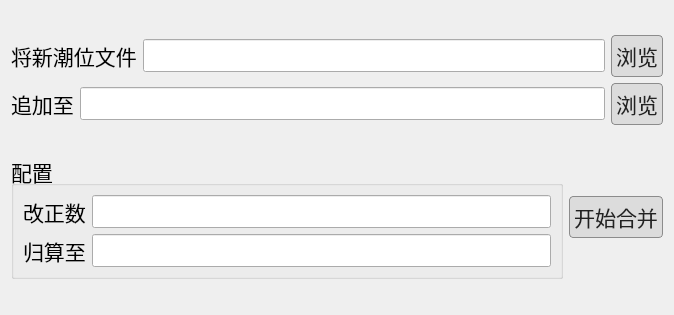
<?xml version="1.0" encoding="UTF-8"?>
<ui version="4.0">
 <class>Form</class>
 <widget class="QWidget" name="Form">
  <property name="geometry">
   <rect>
    <x>0</x>
    <y>0</y>
    <width>674</width>
    <height>315</height>
   </rect>
  </property>
  <property name="windowTitle">
   <string>Form</string>
  </property>
  <layout class="QVBoxLayout" name="verticalLayout_3">
   <item>
    <layout class="QVBoxLayout" name="verticalLayout">
     <item>
      <layout class="QHBoxLayout" name="horizontalLayout">
       <item>
        <widget class="QLabel" name="label">
         <property name="font">
          <font>
           <pointsize>16</pointsize>
          </font>
         </property>
         <property name="styleSheet">
          <string notr="true">QPushButton {
    background-color: rgb(220,220,220);
    color: #222222;
    border: 1px solid rgb(140,140,140);
    padding: 4px;
    border-radius: 4px;  /* 圆角，0=直角 */
}
QPushButton:hover {
    background-color: rgb(230,230,230);
    border:1px solid rgb(100,100,100); /* hover时边框变深 */
}
QPushButton:pressed {
    background-color: rgb(200,200,200);
    border:1px solid rgb(70,70,70);
}</string>
         </property>
         <property name="text">
          <string>将新潮位文件</string>
         </property>
        </widget>
       </item>
       <item>
        <widget class="QLineEdit" name="lineEdit">
         <property name="font">
          <font>
           <pointsize>16</pointsize>
          </font>
         </property>
        </widget>
       </item>
       <item>
        <widget class="QPushButton" name="pushButton">
         <property name="font">
          <font>
           <pointsize>16</pointsize>
          </font>
         </property>
         <property name="styleSheet">
          <string notr="true">QPushButton {
    background-color: rgb(220,220,220);
    color: #222222;
    border: 1px solid rgb(140,140,140);
    padding: 4px;
    border-radius: 4px;  /* 圆角，0=直角 */
}
QPushButton:hover {
    background-color: rgb(230,230,230);
    border:1px solid rgb(100,100,100); /* hover时边框变深 */
}
QPushButton:pressed {
    background-color: rgb(200,200,200);
    border:1px solid rgb(70,70,70);
}</string>
         </property>
         <property name="text">
          <string>浏览</string>
         </property>
        </widget>
       </item>
      </layout>
     </item>
     <item>
      <layout class="QHBoxLayout" name="horizontalLayout_2">
       <item>
        <widget class="QLabel" name="label_2">
         <property name="font">
          <font>
           <pointsize>16</pointsize>
          </font>
         </property>
         <property name="styleSheet">
          <string notr="true">QPushButton {
    background-color: rgb(220,220,220);
    color: #222222;
    border: 1px solid rgb(140,140,140);
    padding: 4px;
    border-radius: 4px;  /* 圆角，0=直角 */
}
QPushButton:hover {
    background-color: rgb(230,230,230);
    border:1px solid rgb(100,100,100); /* hover时边框变深 */
}
QPushButton:pressed {
    background-color: rgb(200,200,200);
    border:1px solid rgb(70,70,70);
}</string>
         </property>
         <property name="text">
          <string>追加至</string>
         </property>
        </widget>
       </item>
       <item>
        <widget class="QLineEdit" name="lineEdit_2">
         <property name="font">
          <font>
           <pointsize>16</pointsize>
          </font>
         </property>
        </widget>
       </item>
       <item>
        <widget class="QPushButton" name="pushButton_2">
         <property name="font">
          <font>
           <pointsize>16</pointsize>
          </font>
         </property>
         <property name="styleSheet">
          <string notr="true">QPushButton {
    background-color: rgb(220,220,220);
    color: #222222;
    border: 1px solid rgb(140,140,140);
    padding: 4px;
    border-radius: 4px;  /* 圆角，0=直角 */
}
QPushButton:hover {
    background-color: rgb(230,230,230);
    border:1px solid rgb(100,100,100); /* hover时边框变深 */
}
QPushButton:pressed {
    background-color: rgb(200,200,200);
    border:1px solid rgb(70,70,70);
}</string>
         </property>
         <property name="text">
          <string>浏览</string>
         </property>
        </widget>
       </item>
      </layout>
     </item>
    </layout>
   </item>
   <item>
    <layout class="QHBoxLayout" name="horizontalLayout_5">
     <item>
      <widget class="QGroupBox" name="groupBox">
       <property name="font">
        <font>
         <pointsize>16</pointsize>
        </font>
       </property>
       <property name="title">
        <string>配置</string>
       </property>
       <layout class="QVBoxLayout" name="verticalLayout_2">
        <item>
         <layout class="QHBoxLayout" name="horizontalLayout_3">
          <item>
           <widget class="QLabel" name="label_3">
            <property name="font">
             <font>
              <pointsize>16</pointsize>
             </font>
            </property>
            <property name="styleSheet">
             <string notr="true">QPushButton {
    background-color: rgb(220,220,220);
    color: #222222;
    border: 1px solid rgb(140,140,140);
    padding: 4px;
    border-radius: 4px;  /* 圆角，0=直角 */
}
QPushButton:hover {
    background-color: rgb(230,230,230);
    border:1px solid rgb(100,100,100); /* hover时边框变深 */
}
QPushButton:pressed {
    background-color: rgb(200,200,200);
    border:1px solid rgb(70,70,70);
}</string>
            </property>
            <property name="text">
             <string>改正数</string>
            </property>
           </widget>
          </item>
          <item>
           <widget class="QLineEdit" name="lineEdit_3"/>
          </item>
         </layout>
        </item>
        <item>
         <layout class="QHBoxLayout" name="horizontalLayout_4">
          <item>
           <widget class="QLabel" name="label_4">
            <property name="font">
             <font>
              <pointsize>16</pointsize>
             </font>
            </property>
            <property name="styleSheet">
             <string notr="true">QPushButton {
    background-color: rgb(220,220,220);
    color: #222222;
    border: 1px solid rgb(140,140,140);
    padding: 4px;
    border-radius: 4px;  /* 圆角，0=直角 */
}
QPushButton:hover {
    background-color: rgb(230,230,230);
    border:1px solid rgb(100,100,100); /* hover时边框变深 */
}
QPushButton:pressed {
    background-color: rgb(200,200,200);
    border:1px solid rgb(70,70,70);
}</string>
            </property>
            <property name="text">
             <string>归算至</string>
            </property>
           </widget>
          </item>
          <item>
           <widget class="QLineEdit" name="lineEdit_4"/>
          </item>
         </layout>
        </item>
       </layout>
      </widget>
     </item>
     <item>
      <widget class="QPushButton" name="pushButton_3">
       <property name="font">
        <font>
         <pointsize>16</pointsize>
        </font>
       </property>
       <property name="styleSheet">
        <string notr="true">QPushButton {
    background-color: rgb(220,220,220);
    color: #222222;
    border: 1px solid rgb(140,140,140);
    padding: 4px;
    border-radius: 4px;  /* 圆角，0=直角 */
}
QPushButton:hover {
    background-color: rgb(230,230,230);
    border:1px solid rgb(100,100,100); /* hover时边框变深 */
}
QPushButton:pressed {
    background-color: rgb(200,200,200);
    border:1px solid rgb(70,70,70);
}</string>
       </property>
       <property name="text">
        <string>开始合并</string>
       </property>
      </widget>
     </item>
    </layout>
   </item>
  </layout>
 </widget>
 <resources/>
 <connections/>
</ui>
